Frame 1 (no input): blank canvas, image omitted
Frame 60 (no input): blank canvas, image omitted
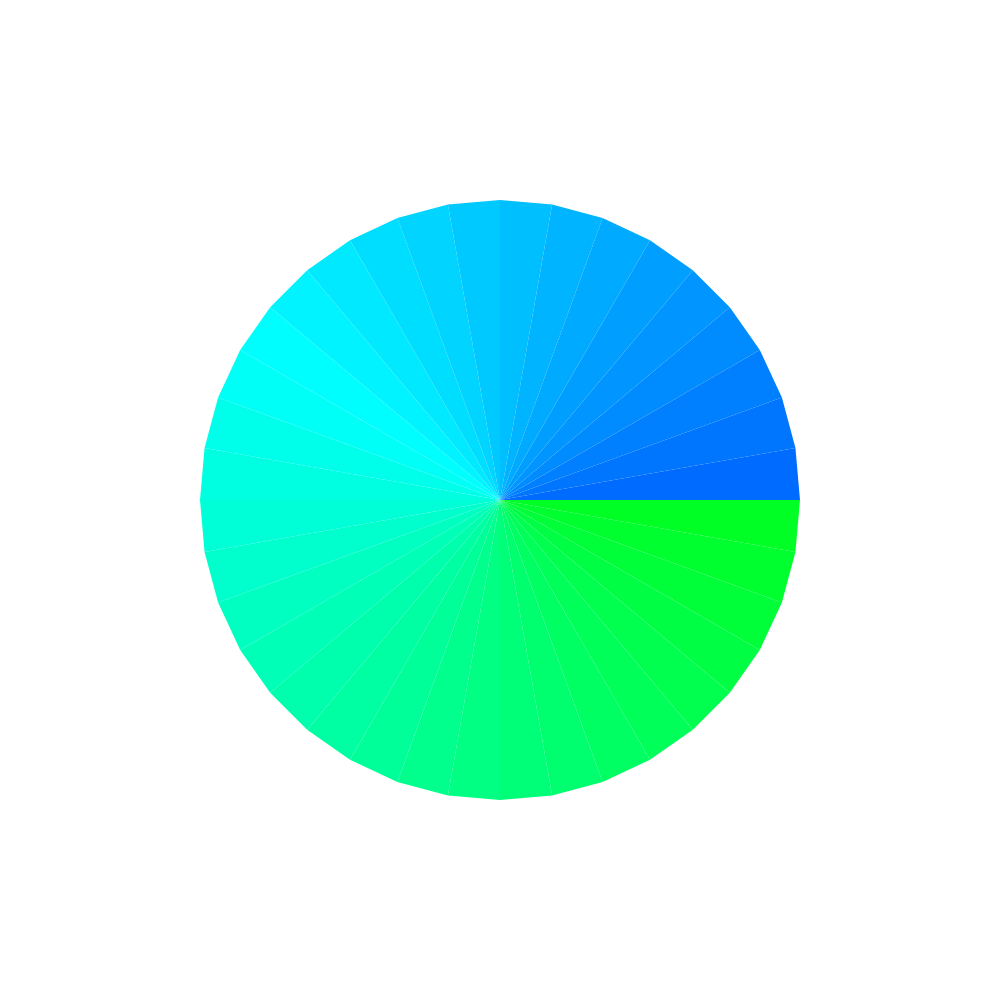
Frame 120 (the mouse pressed at the canvas centre since frame 60)

The p5.js sketch whose frames 1 and 60 were blank and that drew this single picture after the mouse press (run headless with seeded random() and noise() and a simulated clock; from frame 60 on, the mouse is pressed at the canvas centre):

// p5.js sketch
// ── sketch.js
let segmentCount = 36;
let radius;
let col1;
let col2;
let col3;
let col4;
let col5;
let col6;

function setup() {
  createCanvas(1000,1000);
  let num1 = random(0,180);
  let num2 = random(180,360);

  colorMode(HSB,360,width,height);
  col1 = color(num1,width,height);
  col2 = color(num2,width,height);
  col3 = color(num1,width*0.75,height);
  col4 = color(num2,width*0.75,height);
  col5 = color(num1,width*0.5,height*0.5);
  col6 = color(num2,width*0.5,height*0.5);
  noStroke();
}

function draw() {
  if(mouseIsPressed) {
      if(mouseButton === LEFT) {
  let angleStep = 360/segmentCount;
  let rotateStep = int(map(mouseY,0,height,0,segmentCount*2));
  radius = 300;
  push()
  translate(mouseX,mouseY)
  let lgRotate = radians(rotateStep*angleStep);
  rotate(lgRotate);
  beginShape(TRIANGLE_FAN);
  vertex(0,0);
  for (let angle = 0; angle<= 360; angle += angleStep) {
    let vx = cos(radians(angle)) * radius;
    let vy = sin(radians(angle)) * radius;
    vertex(vx,vy);
    fill(lerpColor(col1,col2,angle/360));
    clear();
  }
  endShape();
  pop();
}
}
if(mouseIsPressed) {
    if(mouseButton === RIGHT) {
let angleStep = 180/segmentCount;
let rotateStep = int(map(mouseY,0,height,0,segmentCount));
radius = 100;
push()
translate(mouseX,mouseY)
let lgRotate = radians(rotateStep*angleStep);
rotate(lgRotate);
beginShape(TRIANGLE_FAN);
vertex(0,0);
for (let j = 0; j<= 360; j += angleStep) {
  let vx = cos(radians(j)) * radius;
  let vy = sin(radians(j)) * radius;
  vertex(vx,vy);
  fill(lerpColor(col3,col4,j/360));
  clear();
}
endShape();
pop();
}
}
}
